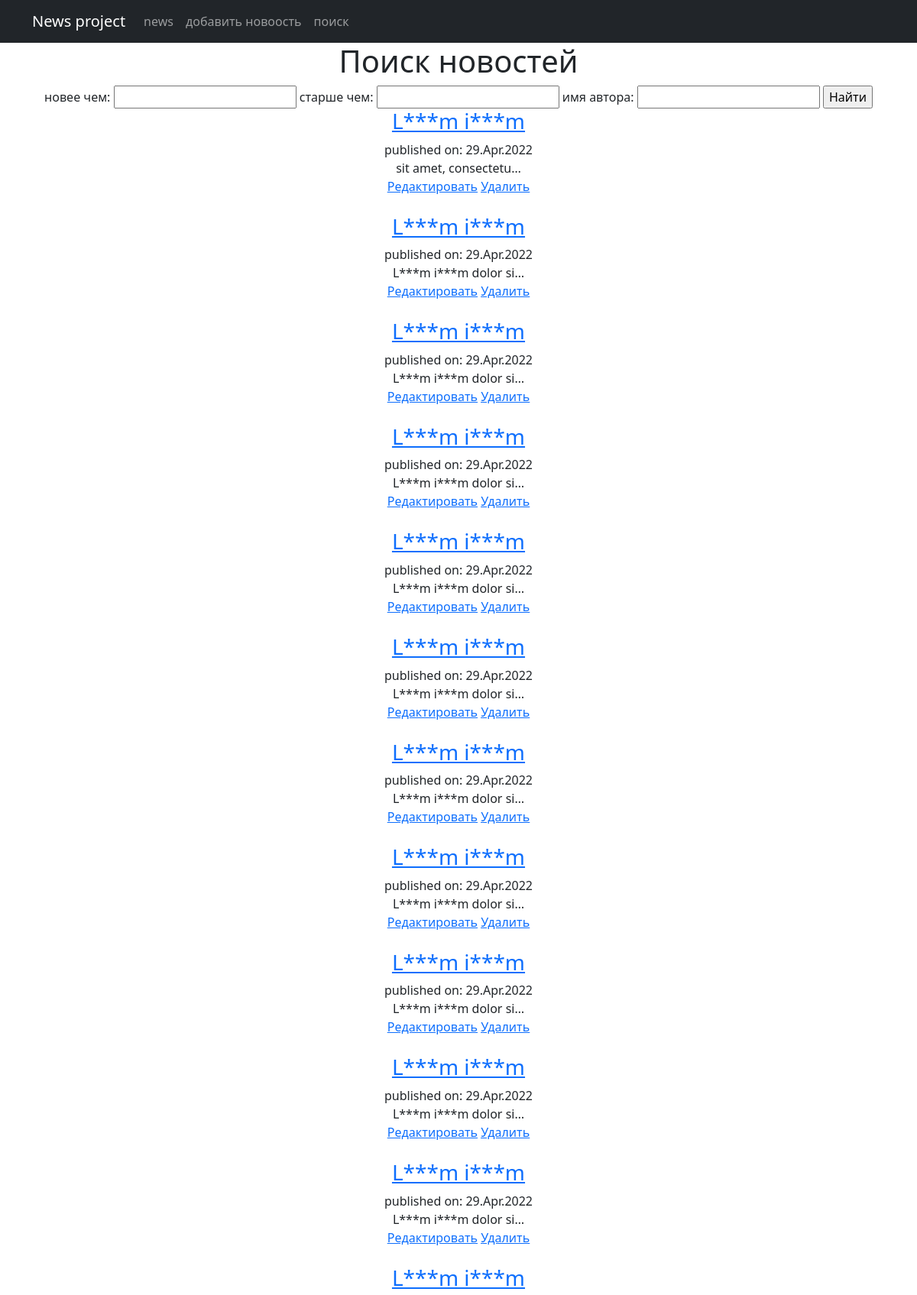
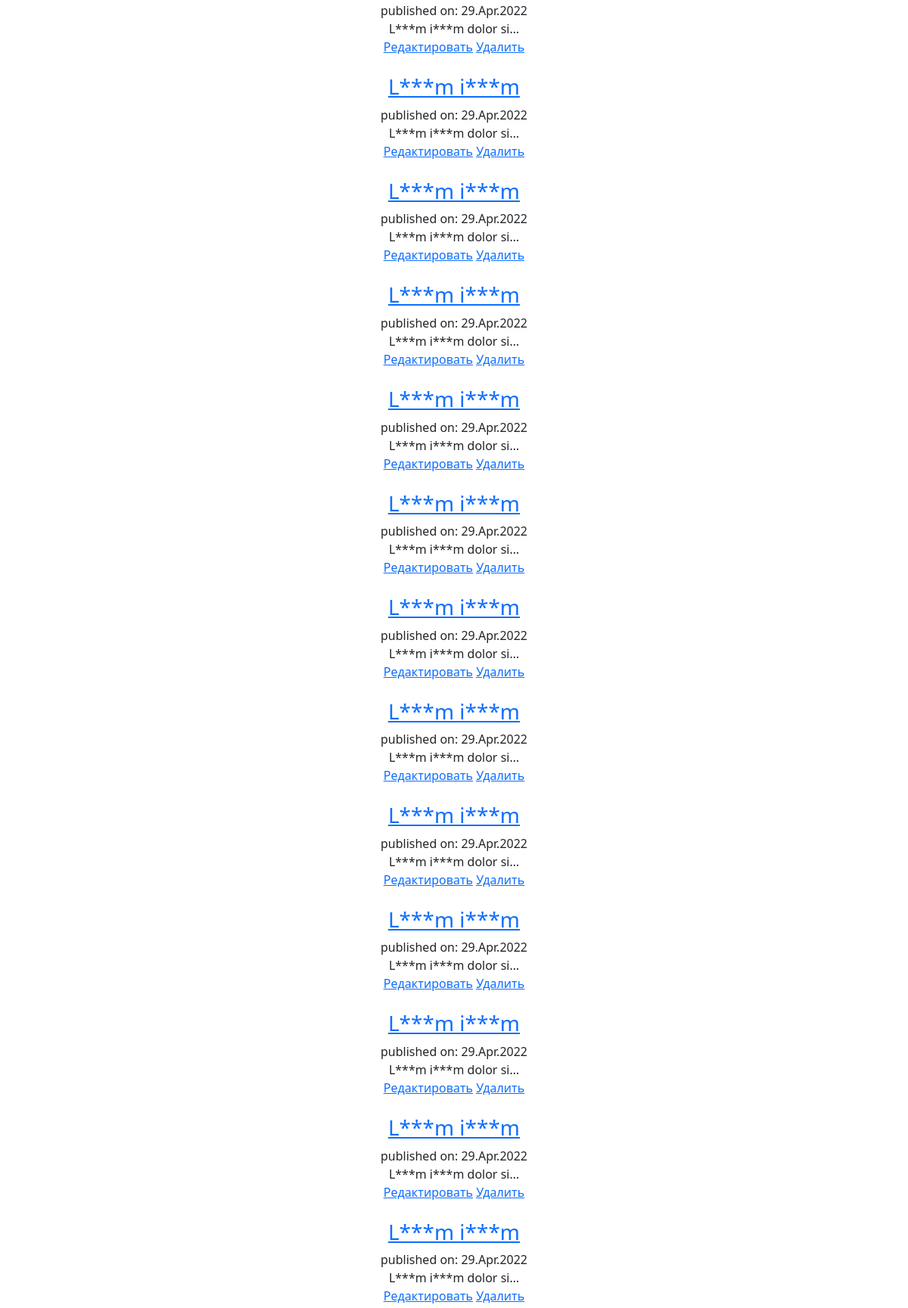
The app's page /news/search/ (upper part) with its own data (2 pictures, top to bottom).
### news/models.py (models this page shows, shortened)
class Post(models.Model):
    author = models.ForeignKey(Author, on_delete=models.CASCADE)
    type = models.CharField(max_length=2, choices=post_types)
    creation_time = models.DateTimeField(auto_now_add=True)
    categories = models.ManyToManyField(Category, through="PostCategory")
    header = models.CharField(max_length=255)
    text = models.TextField()
    rating = models.IntegerField(default=0)

### news/views.py (the view)
# urls.py: path('search/', NewsSearch.as_view()),
class NewsSearch(ListView):
    model = Post
    ordering = ['-creation_time']
    context_object_name = "news_list"
    template_name = 'news_search.html'
    def get_context_data(self, **kwargs):
        context = super().get_context_data(**kwargs)
        context['filter'] = NewsFilter(self.request.GET, queryset=self.get_queryset())
        return context

### news/templatetags/custom_filters.py (called while the page is built)
@register.filter()
def censor(text):
    text = text.split()
    for i, word in enumerate(text):
        print(text[i])
        if "".join(c for c in word.lower() if c.isalpha()) in WORD_BLACKLIST:
            text[i] = word[0] + "".join("*" for _ in word[1:-1]) + word[-1]
            print(text[i])
    return " ".join(text)

### templates/news_search.html (shortened to what this page needs)
{% extends 'flatpages/default.html' %}
{% load custom_filters %}
{% block content %}
<h1>Поиск новостей</h1>
<form method="GET">
    {{ filter.form }}
    <input type="submit" value="Найти">
</form>
<div>
    {% for news_item in filter.qs %}
    <div>
        <h3><a href="../{{news_item.pk}}">{{news_item.header|censor}}</a></h3>
        <span>published on: {{news_item.creation_time|date:'d.M.Y'}}</span>
        <div>{{news_item.text|censor|truncatechars:21}}</div>
    </div>
    <div>
        <a href="{% url 'news_update' news_item.id %}"><u>Редактировать</u></a>
        <a href="{% url 'news_delete' news_item.id %}"><u> Удалить </u></a>
    </div>
    <br>
    {% endfor %}
</div>
{% endblock content %}

### records on screen
Post: header|censor "L***m i***m", creation_time "29.Apr.2022", text|censor "sit amet, consectetu…"
Post: header|censor "L***m i***m", creation_time "29.Apr.2022", text|censor "L***m i***m dolor si…"
Post: header|censor "L***m i***m", creation_time "29.Apr.2022", text|censor "L***m i***m dolor si…"
Post: header|censor "L***m i***m", creation_time "29.Apr.2022", text|censor "L***m i***m dolor si…"
Post: header|censor "L***m i***m", creation_time "29.Apr.2022", text|censor "L***m i***m dolor si…"
Post: header|censor "L***m i***m", creation_time "29.Apr.2022", text|censor "L***m i***m dolor si…"
Post: header|censor "L***m i***m", creation_time "29.Apr.2022", text|censor "L***m i***m dolor si…"
Post: header|censor "L***m i***m", creation_time "29.Apr.2022", text|censor "L***m i***m dolor si…"
Post: header|censor "L***m i***m", creation_time "29.Apr.2022", text|censor "L***m i***m dolor si…"
Post: header|censor "L***m i***m", creation_time "29.Apr.2022", text|censor "L***m i***m dolor si…"
Post: header|censor "L***m i***m", creation_time "29.Apr.2022", text|censor "L***m i***m dolor si…"
Post: header|censor "L***m i***m", creation_time "29.Apr.2022", text|censor "L***m i***m dolor si…"
Post: header|censor "L***m i***m", creation_time "29.Apr.2022", text|censor "L***m i***m dolor si…"
Post: header|censor "L***m i***m", creation_time "29.Apr.2022", text|censor "L***m i***m dolor si…"
Post: header|censor "L***m i***m", creation_time "29.Apr.2022", text|censor "L***m i***m dolor si…"
Post: header|censor "L***m i***m", creation_time "29.Apr.2022", text|censor "L***m i***m dolor si…"
Post: header|censor "L***m i***m", creation_time "29.Apr.2022", text|censor "L***m i***m dolor si…"
Post: header|censor "L***m i***m", creation_time "29.Apr.2022", text|censor "L***m i***m dolor si…"
Post: header|censor "L***m i***m", creation_time "29.Apr.2022", text|censor "L***m i***m dolor si…"
Post: header|censor "L***m i***m", creation_time "29.Apr.2022", text|censor "L***m i***m dolor si…"
Post: header|censor "L***m i***m", creation_time "29.Apr.2022", text|censor "L***m i***m dolor si…"
Post: header|censor "L***m i***m", creation_time "29.Apr.2022", text|censor "L***m i***m dolor si…"
Post: header|censor "L***m i***m", creation_time "29.Apr.2022", text|censor "L***m i***m dolor si…"
Post: header|censor "L***m i***m", creation_time "29.Apr.2022", text|censor "L***m i***m dolor si…"
